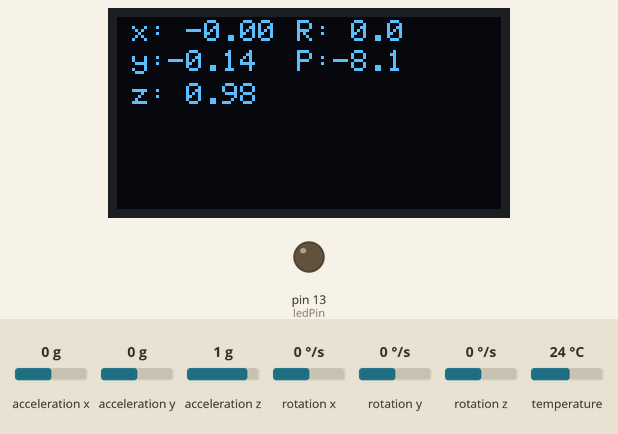
A program run on a simulated Arduino Nano, built with avr-gcc and run on an emulated ATmega328P. Shown: 128×64 one-colour display, output pins drawn as LEDs (lit = HIGH). The test bench sets the inputs (shaded band); at power-on: acceleration x 0 g, acceleration y 0 g, acceleration z 1 g, rotation x 0 °/s, rotation y 0 °/s, rotation z 0 °/s, temperature 24 °C. What the program prints to the serial monitor is not drawn.

Above: at 6.2 s.
6.3 s: acceleration x set to 0.8 g
At 7.4 s:
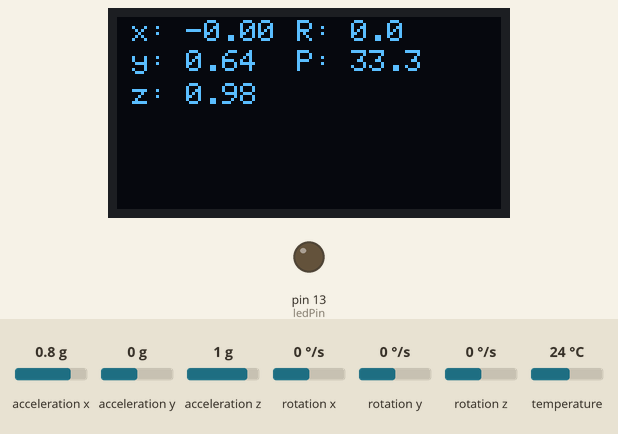
7.8 s: acceleration y set to -1.4 g
At 8.3 s:
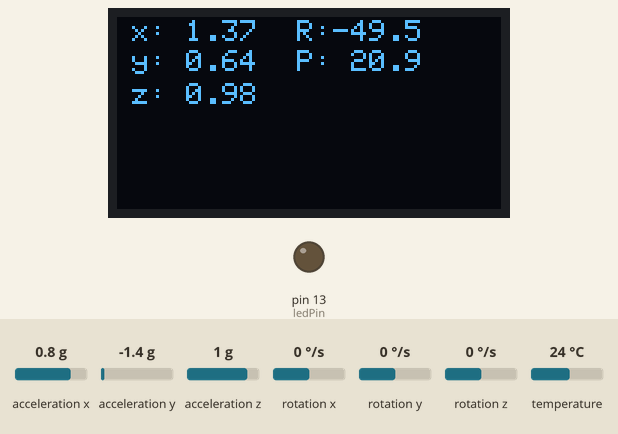
9.3 s: acceleration z set to -1.4 g
At 10.3 s:
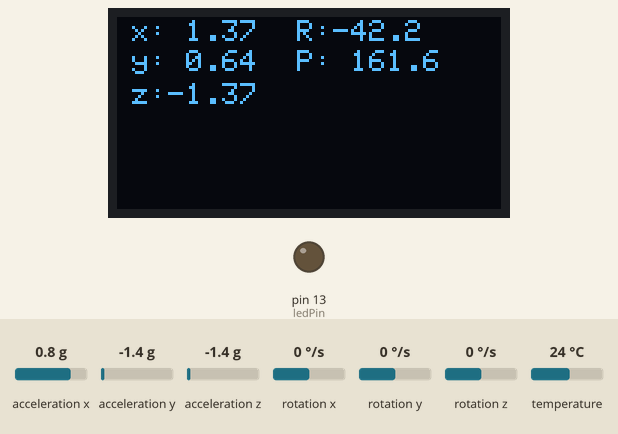
10.8 s: acceleration x set to -1.4 g
At 11.9 s:
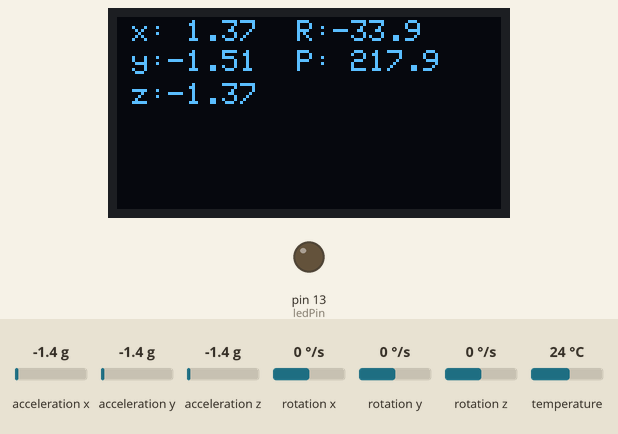
12.3 s: acceleration y set to 0 g
At 13.4 s:
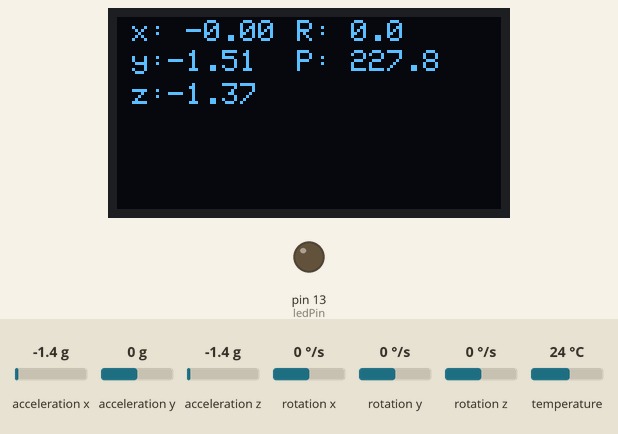
13.8 s: acceleration z set to -0.8 g
At 14.9 s:
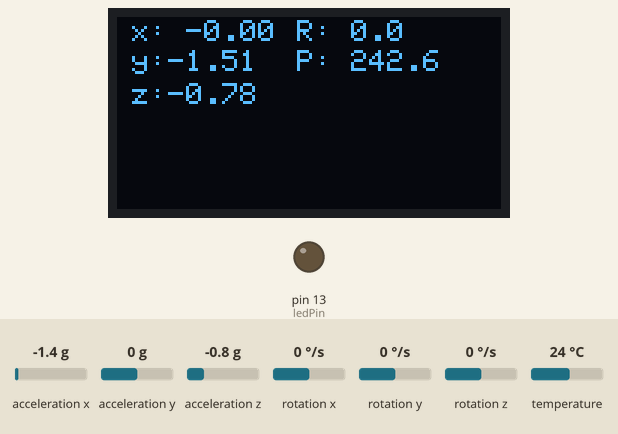
Timing chart, 0 to 16.3 s (numbered marks = the images above; inputs shaded):
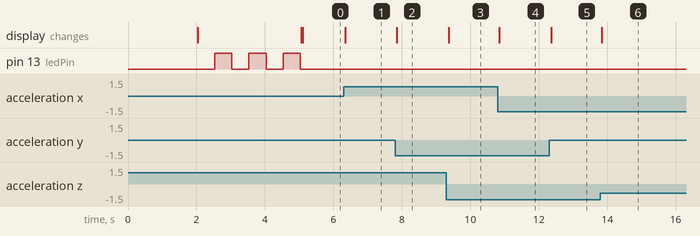

Measured:
- after the input at 6.3 s, the display: changes after 0.05 s (image 1)
- after the input at 7.8 s, the display: changes after 0.05 s (image 2)
- after the input at 9.3 s, the display: changes after 0.07 s (image 3)
- after the input at 10.8 s, the display: changes after 0.05 s (image 4)
- after the input at 12.3 s, the display: changes after 0.06 s (image 5)
- after the input at 13.8 s, the display: changes at once (image 6)

The program:

main.cpp
```cpp
#define useAccel    true
#define useScr      true
#define scrDebug    false

/*
whichScr =
0   tft     ST7735
1   oled    SSD1306
*/
#define whichScr    1


/*
whichAccel =
0   adxl345
1   mpu6050
*/
#define whichAccel  1


#include <Arduino.h>
#if useAccel
    #include <Wire.h>
    #include <Adafruit_Sensor.h>
    #if whichAccel  == 0
        #include <Adafruit_ADXL345_U.h>
        /*Assign an unique ID to this sensor at the same time*/
        Adafruit_ADXL345_Unified accel = Adafruit_ADXL345_Unified(12345);

        #include <adxl345_displayFunc.hpp>

    #elif whichAccel== 1
        #include <Adafruit_MPU6050.h>
        Adafruit_MPU6050 mpuAccel;
    #endif
#endif

#if useScr
    #include <Adafruit_GFX.h>
    #if whichScr    == 0
        #include <tft_inclinometer.hpp>

        Adafruit_ST7735 tftObj = Adafruit_ST7735(TFT_CS, TFT_DC, TFT_RST);
        tftInclinometer_ST7735 inclinometer = tftInclinometer_ST7735(&tftObj);

    #elif whichScr  == 1
        #include <SSD1306_inclinometer.hpp>

        Adafruit_SSD1306 display = Adafruit_SSD1306(4);
        #if !scrDebug
            oledInclinometer_SSD1306 *oledInclinometer;
        #endif
    #endif
#endif


int ledPin = 13;


float accelLim[3] = {
    1.5,
    1.5,
    0
};
float accelOffset[3] = {
    0,
    -0.14,
    0
};


float toDegrees(float radians) { return(radians*180)/M_PI; }

unsigned long t1;
String oldStr0, oldStr1;
int frames;


void setup() {
    Serial.begin(115200);
    Serial.flush();
    // Wire.setClock(400000); //experimental
    #if useScr
        #if whichScr==1
            display.setRotation(2);
            #if scrDebug
                display.begin(SSD1306_SWITCHCAPVCC, 0x3C);
            #elif !scrDebug
                oledInclinometer = new oledInclinometer_SSD1306(&display);
            #endif
        #endif
    #endif
    pinMode(ledPin, OUTPUT);
    digitalWrite(ledPin, LOW);
    delay(500);
    digitalWrite(ledPin, HIGH);
    delay(500);
    digitalWrite(ledPin, LOW);
    delay(500);
    digitalWrite(ledPin, HIGH);
    delay(500);
    digitalWrite(ledPin, LOW);
    delay(500);
    digitalWrite(ledPin, HIGH);
    delay(500);
    digitalWrite(ledPin, LOW);

    #if useAccel
        #if whichAccel==0
            /*TherewasaproblemdetectingtheADXL345...checkyourconnections*/
            while(!accel.begin()) {
                Serial.println("Ooops, no ADXL345 detected...Check your wiring!");
                delay(1000);
            }

            /*Settherangetowhateverisappropriateforyourproject*/
            accel.setRange(ADXL345_RANGE_16_G);

            /*Displaysomebasicinformationonthissensor*/
            displaySensorDetails(&accel);

            /*Displayadditionalsettings(outsidethescopeofsensor_t)*/
            displayDataRate(&accel);
            displayRange(&accel);
        #elif whichAccel==1
            while(!mpuAccel.begin()) {
                Serial.println("Failed to find MPU6050 chip");
                delay(1000);
            }
            Serial.println("MPU6050 Found!");

            mpuAccel.setHighPassFilter(MPU6050_HIGHPASS_0_63_HZ);
            mpuAccel.setMotionDetectionThreshold(1);
            mpuAccel.setMotionDetectionDuration(20);
            mpuAccel.setInterruptPinLatch(true);
            mpuAccel.setInterruptPinPolarity(true);
            mpuAccel.setMotionInterrupt(true);
        #endif
    #endif
    #if useScr
        #if whichScr==0

        #elif whichScr==1
            // display.fillRect(0, 0, 128, 32, SSD1306_BLACK);
            #if !scrDebug
                oledInclinometer->printText("setup() init.", 5, 5, 1, true);
            #endif
        #endif
    #endif


    Serial.println();

    digitalWrite(ledPin, HIGH);
    pinMode(0,INPUT_PULLUP);
    // inclinometer = tftInclinometer_ST7735(&tftObj);
    #if useScr && whichScr==0
        inclinometer.tftSetup();
    #endif
    t1=millis();
}

float X_out=0.1, Y_out=0.1, Z_out=0.1;
float X_gyr=0.1, Y_gyr=0.1, Z_gyr=0.1;
String filterToggle="on";
int angle=0;

String totStr;

#if useAccel
    #if whichAccel==0
    void readAccelerometer() {
        sensors_event_t event;

        accel.getEvent(&event);

        X_out = event.acceleration.x/10;
        Y_out = event.acceleration.y/10;
        Z_out = event.acceleration.z/10;

        if(Y_out>accelLim[1]) {
            digitalWrite(ledPin, HIGH);
            delay(100);
        }
        else {
            digitalWrite(ledPin, LOW);
        }

        totStr = "read ["+String(X_out,2)+" "+String(Y_out,2)+" "+String(Z_out,2)+"]";
        Serial.println(totStr);
    }
    #elif whichAccel==1
    void readAccelerometer(bool printResult=false) {
        // if(mpuAccel.getMotionInterruptStatus()) {
            sensors_event_t mpu_a, mpu_g, mpu_temp;

            mpuAccel.getEvent(&mpu_a, &mpu_g, &mpu_temp);

            X_out = mpu_a.acceleration.x/10 + accelOffset[1];
            Y_out = mpu_a.acceleration.y/10 + accelOffset[0];
            Z_out = mpu_a.acceleration.z/10 + accelOffset[2];

            X_gyr = mpu_g.gyro.x;
            Y_gyr = mpu_g.gyro.y;
            Z_gyr = mpu_g.gyro.z;

            if(printResult) {
                Serial.print("{a_x:");
                Serial.print(negativeSpace(X_out, 1));
                Serial.print(",");
                Serial.print(" a_y:");
                Serial.print(negativeSpace(Y_out, 1));
                Serial.print(",");
                Serial.print(" a_z:");
                Serial.print(negativeSpace(Z_out, 1));
                Serial.print("}, ");
                Serial.print("{g_x:");
                Serial.print(negativeSpace(X_gyr, 2));
                Serial.print(",");
                Serial.print(" g_y:");
                Serial.print(negativeSpace(Y_gyr, 2));
                Serial.print(",");
                Serial.print(" g_z:");
                Serial.print(negativeSpace(Z_gyr, 2));
                Serial.print("}, ");
                Serial.print("Temp:");
                Serial.print(negativeSpace(mpu_temp.temperature, 2));
                Serial.println("");
            }
        // }
    }
    #endif
#endif


void loop() {
    digitalWrite(ledPin, LOW);
    #if useAccel
        #if whichAccel==0
            readAccelerometer();
        #elif whichAccel==1
            readAccelerometer(true);
        #endif
        #if useScr
            #if whichScr==0
                inclinometer.update(Y_out, X_out, Z_out);
            #elif whichScr==1
                #if !scrDebug
                    oledInclinometer->update(-Y_out, X_out, Z_out);
                // #elif scrDebug
                //     display.clearDisplay();
                //     display.setCursor(10, 5);
                //     display.setTextSize(2);
                //     display.setTextColor(WHITE);
                //     display.print("Hello");

                //     display.setCursor(10, 23);
                //     display.setTextSize(1);
                //     display.print("World");
                //     delay(1000);
                #endif
            #endif
        #endif
    #endif
    #if !useAccel && (useScr && whichScr==0)
        inclinometer.update(
            sin(radians(45)*sin(radians(angle))),
            sin(radians(45)*sin(radians(angle+90))),
            cos(radians(45))
        );
    #endif

    #if useScr
        #if whichScr==0
            inclinometer.drawText(oldStr0, 0, 0, ST7735_BLACK, 1);
            inclinometer.drawText(oldStr1, 70, 0, ST7735_BLACK, 1);

            oldStr0 = "FPS:"+String(float(frames*1000)/(millis()-t1),2);
            oldStr1 = String((millis()-t1))+"ms";

            inclinometer.drawText(oldStr0, 0, 0, ST7735_RED, 1, false);
            inclinometer.drawText(oldStr1, 70, 0, ST7735_RED, 1, false);

            t1 = millis();
            frames=1;
        #elif whichScr==1
            #if scrDebug
                display.clearDisplay();
                display.setCursor(10, 5);
                display.setTextSize(2);
                display.setTextColor(WHITE);
                display.print("Hello");

                display.setCursor(10, 23);
                display.setTextSize(1);
                display.print("World");
                display.display();
                delay(1000);
            #endif
        #endif
    #endif
    // else frames++;

    #if (!useAccel)
        angle+=10;
        if(angle>360) angle=0;
    #endif
}
```
